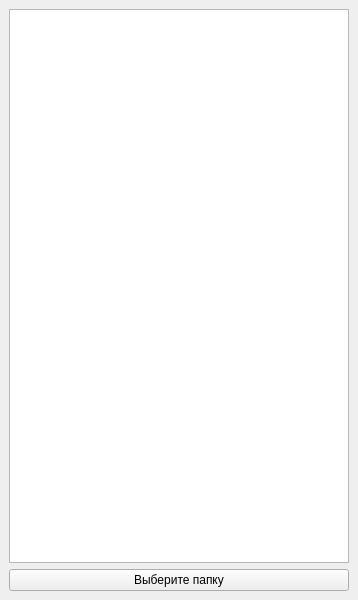
<?xml version="1.0" encoding="UTF-8"?>
<ui version="4.0">
 <class>MainWindow</class>
 <widget class="QMainWindow" name="MainWindow">
  <property name="geometry">
   <rect>
    <x>0</x>
    <y>0</y>
    <width>358</width>
    <height>600</height>
   </rect>
  </property>
  <property name="windowTitle">
   <string>MainWindow</string>
  </property>
  <widget class="QWidget" name="centralwidget">
   <layout class="QVBoxLayout" name="verticalLayout">
    <item>
     <widget class="QListView" name="listView"/>
    </item>
    <item>
     <widget class="QPushButton" name="btnBrowse">
      <property name="text">
       <string>Выберите папку</string>
      </property>
     </widget>
    </item>
   </layout>
  </widget>
 </widget>
 <resources/>
 <connections/>
</ui>
